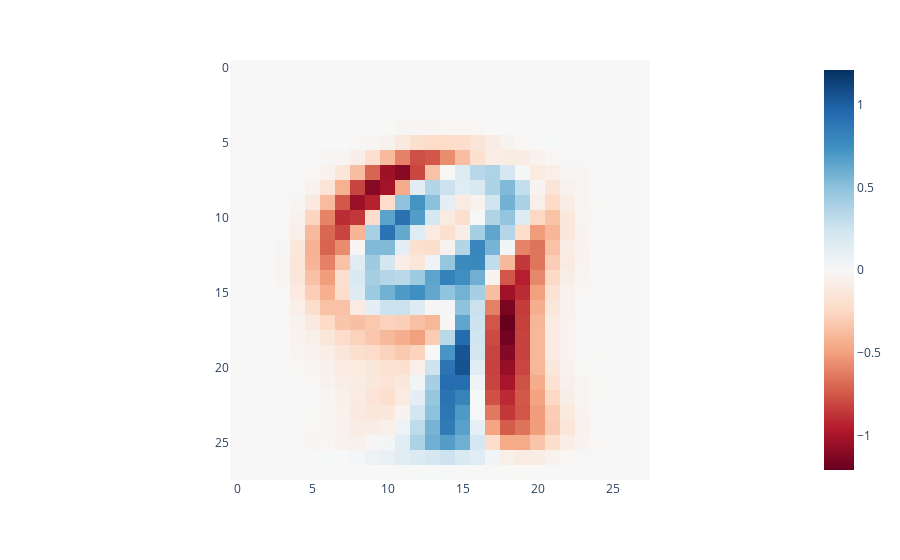

Notebook code for this chart:
### Code cell
px.imshow((cov @ X[0]).reshape(28, 28), color_continuous_scale='RdBu', color_continuous_midpoint=0)

### Figure 1 — Plotly figure (JSON) as saved in the notebook; plotly's stock layout.template omitted (floating-point values rounded to 4 significant figures; data arrays with more than 128 entries replaced by an {"elided": "..."} marker saying what was removed)
{"data": [{"coloraxis": "coloraxis", "hovertemplate": "x: %{x}<br>y: %{y}<br>color: %{z}<extra></extra>", "name": "0", "type": "heatmap", "xaxis": "x", "yaxis": "y", "z": {"elided": "28x28 float values"}}], "layout": {"coloraxis": {"cmid": 0, "colorscale": [[0, "rgb(103,0,31)"], [0.1, "rgb(178,24,43)"], [0.2, "rgb(214,96,77)"], [0.3, "rgb(244,165,130)"], [0.4, "rgb(253,219,199)"], [0.5, "rgb(247,247,247)"], [0.6, "rgb(209,229,240)"], [0.7, "rgb(146,197,222)"], [0.8, "rgb(67,147,195)"], [0.9, "rgb(33,102,172)"], [1, "rgb(5,48,97)"]]}, "margin": {"t": 60}, "xaxis": {"anchor": "y", "constrain": "domain", "domain": [0, 1], "scaleanchor": "y"}, "yaxis": {"anchor": "x", "autorange": "reversed", "constrain": "domain", "domain": [0, 1]}}}
